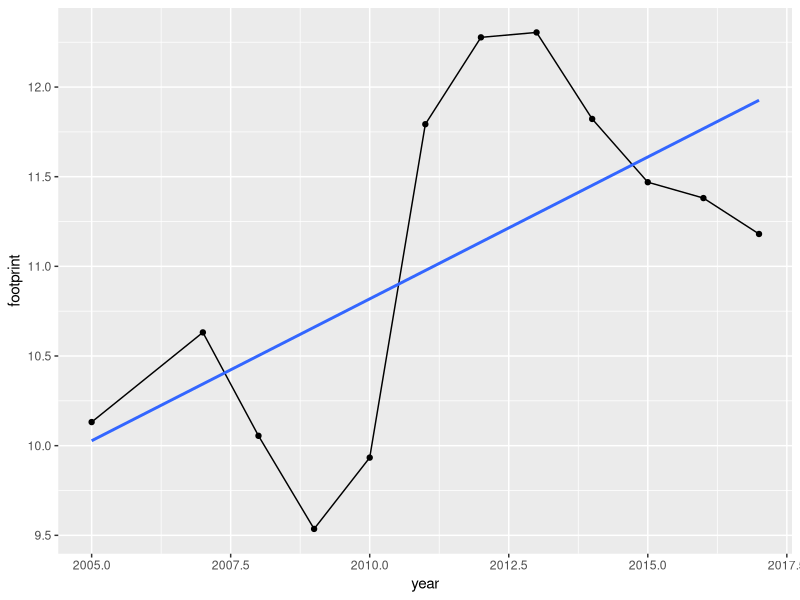

Source code (R):
# Q1_code.R
# Exercise: Modeling Carbon Footprints in Japanese Cities
# Prof. Tim Fraser

# In this dataset, each row is a year, 
# representing the average carbon footprint 
# among Japanese municipalities that year.
# carbon footprint is measured as tons of emissions per 1000 residents,
# for just cities where anyone lives.

# install packages:
# install.packages(c("dplyr", "readr", "ggplot2", "broom"))

# Load packages
library(dplyr)
library(readr)
library(ggplot2)
library(broom)


# Import data
avg = read_csv("Q/avg_annual_footprint.csv")


# Plot the raw data, using geom_point() and geom_line(). 
# What do we observe?
gg = ggplot() +
  geom_point(data = avg, mapping = aes(x = year, y = footprint)) +
  geom_line(data = avg, mapping = aes(x = year, y = footprint))


# Plot a line of best fit with ggplot() over it, using geom_smooth()
# What is the overall trend?
gg +
  geom_smooth(data = avg, mapping = aes(x = year, y = footprint), 
              method = "lm", se = FALSE)




# Task 1: Modeling #################################

# Calculate the model equation for that line of best fit, 
# using your dataframe avg and the lm() function.
# What rate of emissions was an average Japanese city projected
# to produce in the year 0 CE? 
# How much does the average carbon footprint increase 
# with every passing year, according to your model’s beta coeficient?


avg %>% lm(formula = footprint ~ year)
# The average Japanese city was projected to produce -307.27 kilotons
# of carbon emissions per 1000 residents in the year CE. 
# With every passing year, the average carbon footprint increases
# by 0.16 kilotons per 1000 residents.


# Task 2: Model Fit ################################

# Examine the model table, using summary() or broom::tidy().
# How likely is it that these two statistics were just that extreme by chance?
avg %>% lm(formula = footprint ~ year) %>% broom::tidy()

# The alpha coefficient, -307.27, was so extreme that there is 
# just a 0.036 probability (3.6% chance) that this statistic 
# occurred due to chance. 
# The effect of each year (beta = 0.16) 
# was so extreme that there is just a 0.031 probability (3.1% chance)
# that this statistic occurred due to chance. 
# Both effects are therefore statistical significant
# at the p < 0.05 level.


# Task 3: Model Fit ###################################

# Evaluate this model, using summary() or broom::glance().
# What percentage of variation in average carbon footprints
# does it explain? Does it fit better than an intercept model? 
# Is this model’s F statistic statistically significant? 
# How do you know?

avg %>% lm(formula = footprint ~ year) %>% broom::glance()

# This model explained 39% of the variation 
# in average carbon footprints (R2 = 0.39). 
# It fits much better than an intercept model, 
# according to its F-statistic value of ``6.26. 
# In fact, there’s just a 0.031 probability (3.1% chance)
# that this statistic occurred due to chance, 
# so we can be at least 96.9% confident that this statistic did not 
# occur due to chance. 
# This model has a statistically significant fit.
  

  

